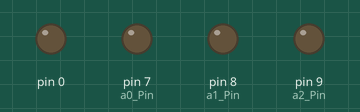
This sketch was run on a simulated Arduino Uno, built with avr-gcc and run on an emulated ATmega328P. Parts: output pins drawn as LEDs (lit = HIGH).

Above: at 0.1 s.
At 0.7 s:
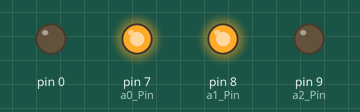
At 1.1 s:
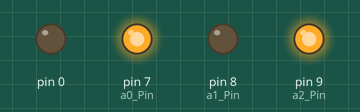
At 1.5 s:
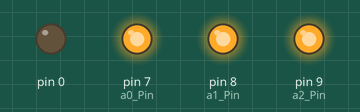
At 2.5 s:
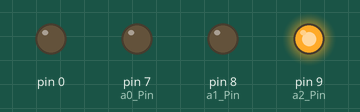
At 3.5 s:
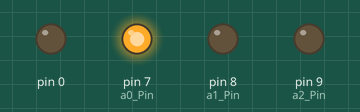
Timing chart, 0 to 3.8 s (numbered marks = the images above):
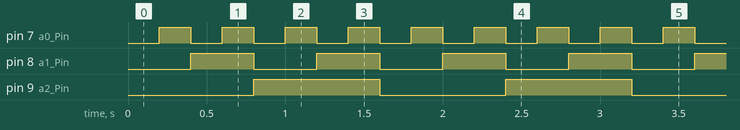

The sketch:

74hc259_-_multi.ino
```cpp
byte bit0;
byte bit1;
byte bit2;
byte a0_Pin = 7;
byte a1_Pin = 8;
byte a2_Pin = 9;
byte le_Pin;
byte mr_Pin;
byte pos;

void setup() {
  pinMode(bit0, OUTPUT);
  pinMode(bit1, OUTPUT);
  pinMode(bit2, OUTPUT);
  pinMode(a0_Pin, OUTPUT);
  pinMode(a1_Pin, OUTPUT);
  pinMode(a2_Pin, OUTPUT);
  pinMode(le_Pin, OUTPUT);
  pinMode(mr_Pin, OUTPUT);
  }

void loop() {
  for(pos = 0; pos <=7; pos++){
    digitalWrite(a0_Pin, (pos & 1));
    digitalWrite(a1_Pin, (pos & 2));
    digitalWrite(a2_Pin, (pos & 4));
    delay(200);
    }

}
```

Measured:
- by itself, pin 7 (a0_Pin): alternates HIGH for 0.20 s and LOW for 0.20 s
- by itself, pin 8 (a1_Pin): alternates HIGH for 0.40 s and LOW for 0.40 s
- by itself, pin 9 (a2_Pin): alternates HIGH for 0.80 s and LOW for 0.80 s
